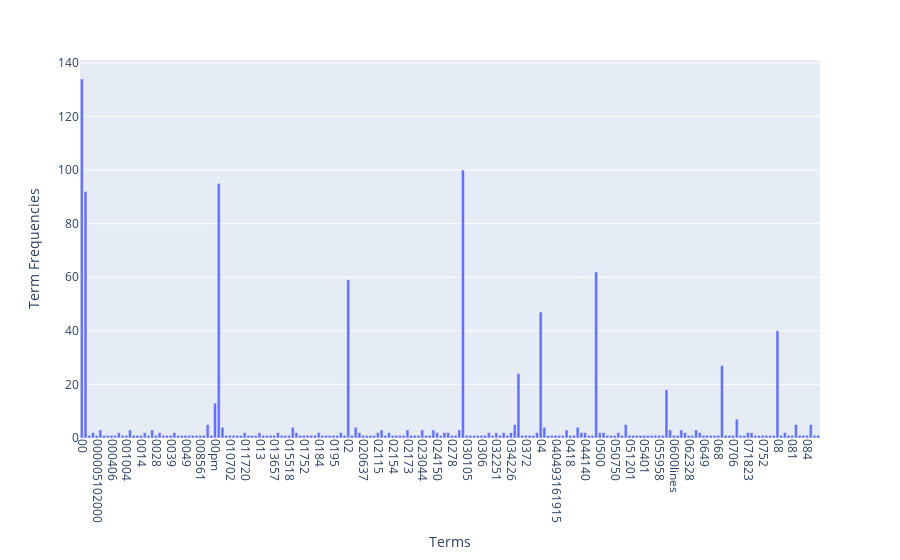

The notebook cell this image was saved under:
### Markdown cell above
### >>> **Exercise 14 (take home):** 
The chart above only contains 300 vocabulary in the documents, and it's already computationally intensive to both compute and visualize. Can you efficiently reduce the number of terms you want to visualize as an exercise.

### Code cell
# Answer here
display_size = int(input())
data = {'Terms': count_vect.get_feature_names_out()[:display_size], 'Term Frequencies': term_frequencies[:display_size]}
df = pd.DataFrame(data)

fig = px.bar(df, x='Terms', y='Term Frequencies', labels={'Term Frequencies': 'Term Frequencies'})
fig.update_xaxes(tickangle=90)  # Rotate x-axis labels for better visibility

fig.show()

### Figure 1 — Plotly figure (JSON) as saved in the notebook; plotly's stock layout.template omitted (floating-point values rounded to 4 significant figures; data arrays with more than 128 entries replaced by an {"elided": "..."} marker saying what was removed)
{"data": [{"alignmentgroup": "True", "hovertemplate": "Terms=%{x}<br>Term Frequencies=%{y}<extra></extra>", "legendgroup": "", "marker": {"color": "#636efa", "pattern": {"shape": ""}}, "name": "", "offsetgroup": "", "orientation": "v", "showlegend": false, "textposition": "auto", "type": "bar", "x": {"elided": "200 str values"}, "xaxis": "x", "y": {"elided": "200 int values"}, "yaxis": "y"}], "layout": {"barmode": "relative", "legend": {"tracegroupgap": 0}, "margin": {"t": 60}, "xaxis": {"anchor": "y", "domain": [0, 1], "tickangle": 90, "title": {"text": "Terms"}}, "yaxis": {"anchor": "x", "domain": [0, 1], "title": {"text": "Term Frequencies"}}}}
